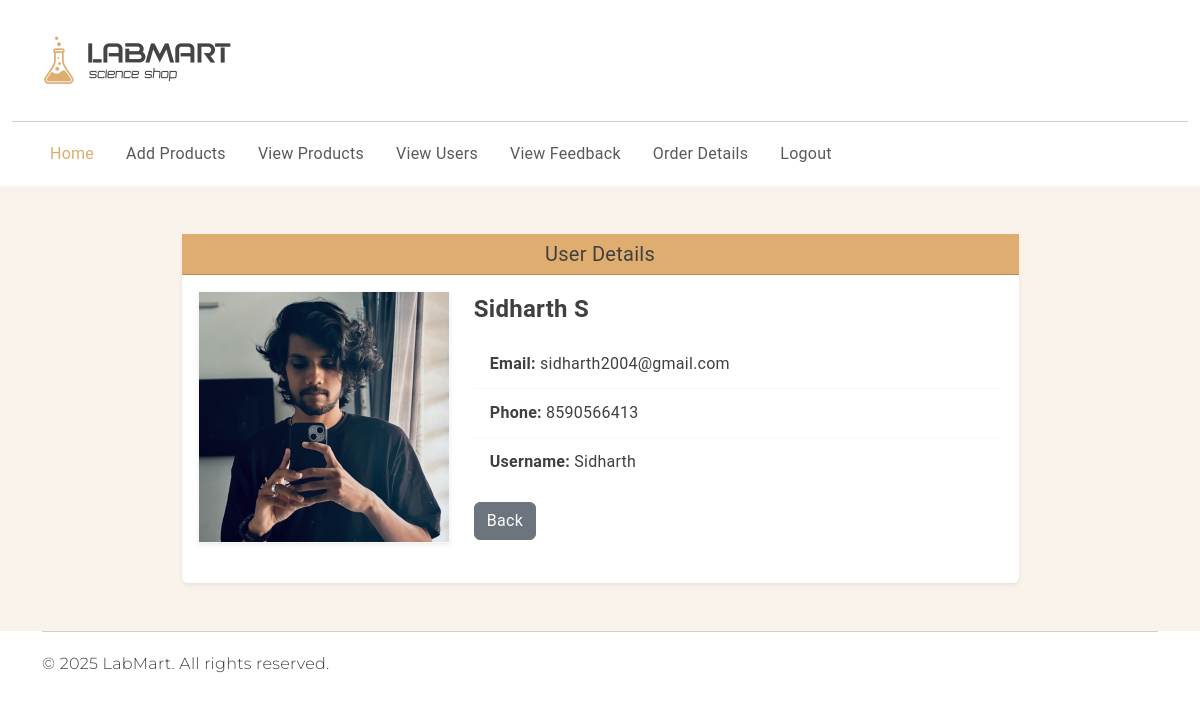
Page /viewuserdetails/5 on the committed database.
### app1/models.py (models this page shows, shortened)
class Person(models.Model):
    Name=models.CharField(max_length=20)
    email=models.EmailField()
    pho_no=models.IntegerField()
    username=models.TextField(max_length=20, unique=True)
    password=models.TextField(max_length=128)
    Image = models.ImageField(upload_to='users/', blank=True, null=True)

### app1/views.py (the view)
# urls.py: path('viewuserdetails/<int:id>', views.viewuserdetails, name='viewuserdetails'),
def viewuserdetails(request, id):
    person = get_object_or_404(Person, id=id)
    return render(request, 'viewuserdetails.html', {'Person': [person]})

### template/viewuserdetails.html (shortened to what this page needs)
<!DOCTYPE html>
{% load static %}
<html lang="en">
<head>
<link rel="stylesheet" href="https://cdn.jsdelivr.net/npm/swiper@9/swiper-bundle.min.css" />
<link href="https://cdn.jsdelivr.net/npm/bootstrap@5.3.0-alpha3/dist/css/bootstrap.min.css" rel="stylesheet"
>
<link rel="stylesheet" type="text/css" href="{% static 'css/vendor.css' %}">
<link rel="stylesheet" type="text/css" href="{% static 'style.css' %}">
</head>
<body>
<header>
  <div class="container py-2">
    <div class="row py-4 align-items-center">
      <div class="col-sm-4 col-lg-3 text-center text-sm-start">
        <div class="main-logo">
            <img src="{% static 'images/logo.png' %}" alt="logo" class="img-fluid">
        </div>
      </div>
    </div>
  </div>
  <div class="container-fluid">
    <hr class="m-0">
  </div>
  <div class="container">
    <nav class="navbar navbar-expand-lg main-menu">
      <div class="offcanvas offcanvas-end" tabindex="-1" id="offcanvasNavbar" aria-labelledby="offcanvasNavbarLabel">
        <div class="offcanvas-body justify-content-between">
          <ul class="navbar-nav menu-list list-unstyled d-flex gap-md-3 mb-0">
            <li class="nav-item"><a href="{% url 'adminhome' %}" class="nav-link active">Home</a></li>
            <li class="nav-item"><a href="{% url 'addproduct' %}" class="nav-link">Add Products</a></li>
            <li class="nav-item"><a href="{% url 'viewproduct' %}" class="nav-link">View Products</a></li>
            <li class="nav-item"><a href="{% url 'viewuser' %}" class="nav-link">View Users</a></li>
            <li class="nav-item"><a href="{% url 'viewfeedback' %}" class="nav-link">View Feedback</a></li>
            <li class="nav-item"><a href="{% url 'orderdetails' %}" class="nav-link">Order Details</a></li>
            <li class="nav-item"><a href="{% url 'logout' %}" class="nav-link">Logout</a></li>
          </ul>
        </div>
      </div>
    </nav>
  </div>
</header>
<section id="user-profile" class="min-vh-90" style="background:#F9F3EC;">
  <div class="container py-5">
    <div class="card shadow-sm w-75 mx-auto bg-white">
      <div class="card-header bg-primary text-white text-center">
        <h5 class="mb-0">User Details</h5>
      </div>
      <div class="card-body">
        {% for i in Person %}
        <div class="row align-items-center mb-4">
          <div class="col-md-4 text-center">
            {% if i.Image %}
              <img src="{{ i.Image.url }}"
                   class="img-fluid shadow-sm border border-light"
                   alt="{{ i.Name }}">
            {% else %}
              <img src="https://via.placeholder.com/150"
                   class="rounded-circle img-fluid shadow-sm border border-light"
                   alt="Default User">
            {% endif %}
          </div>
          <div class="col-md-8">
            <h4 class="fw-bold mb-3">{{ i.Name }}</h4>
            <ul class="list-group list-group-flush mb-3">
              <li class="list-group-item"><strong>Email:</strong> {{ i.email }}</li>
              <li class="list-group-item"><strong>Phone:</strong> {{ i.pho_no }}</li>
              <li class="list-group-item"><strong>Username:</strong> {{ i.username }}</li>
            </ul>
            <a href="{% url 'viewuser' %}" class="btn btn-secondary">
               Back
            </a>
          </div>
        </div>
        {% endfor %}
      </div>
    </div>
  </div>
</section>
<div id="footer-bottom">
    <div class="container">
      <hr class="m-0">
      <div class="row mt-3">
        <div class="col-md-6 copyright">
          <p class="secondary-font">© 2025 LabMart. All rights reserved.</p>
        </div>
      </div>
    </div>
  </div>
</body>
</html>

### static/style.css (style rules this page uses)
:root { --header-height: 160px; --header-height-min: 80px; }
:root { --accent-color: #DEAD6F; --dark-color: #222222; --light-dark-color: #727272; --light-color: #fff; --grey-color: #dbdbdb; --light-grey-color: #fafafa; --primary-color: #6995B1; --light-primary-color: #eef1f3; }
:root { --body-font: 'Roboto', cursive; --heading-font: 'Roboto', cursive; --secondary-font: 'Montserrat', sans-serif; }
body { --bs-link-color: #333; --bs-link-hover-color: #333; --bs-link-color-rgb: 40, 40, 40; --bs-link-hover-color-rgb: 0, 0, 0; --bs-light-rgb: 248, 248, 248; --bs-font-sans-serif: 'Roboto', cursive; --bs-body-font-family: var(--bs-font-sans-serif); --bs-body-font-size: 1rem; --bs-body-font-weight: 400; --bs-body-line-height: 2; --bs-body-color: #41403E; --bs-primary: #DEAD6F; --bs-primary-rgb: 222, 173, 111; --bs-primary-bg-subtle: #FFF9EB; --bs-border-color: #F7F7F7; --bs-secondary-rgb: 230, 243, 251; --bs-success-rgb: 238, 245, 228; --bs-danger-rgb: 249, 235, 231; --bs-warning-rgb: 255, 249, 235; --bs-info-rgb: 230, 243, 250; }
body { letter-spacing: 0.01625rem; }
h1, h2, h3, h4, h5, h6 { font-family: var(--heading-font); color: var(--bs-body-color); font-weight: 400; text-transform: capitalize; }
a { text-decoration: none; }
.secondary-font { font-family: var(--secondary-font); font-weight: 300; }
.navbar-nav .nav-link.active, .navbar-nav .nav-link.show, .nav-link:focus, .nav-link:hover { color: var(--accent-color); }
.card { --bs-card-inner-border-radius: none; --bs-card-bg: transparent; background-color: transparent; border: none; }

### rows in the picture
Person: Image (picture), Name "Sidharth S", email "sidharth2004@gmail.com", pho_no "8590566413", username "Sidharth"
